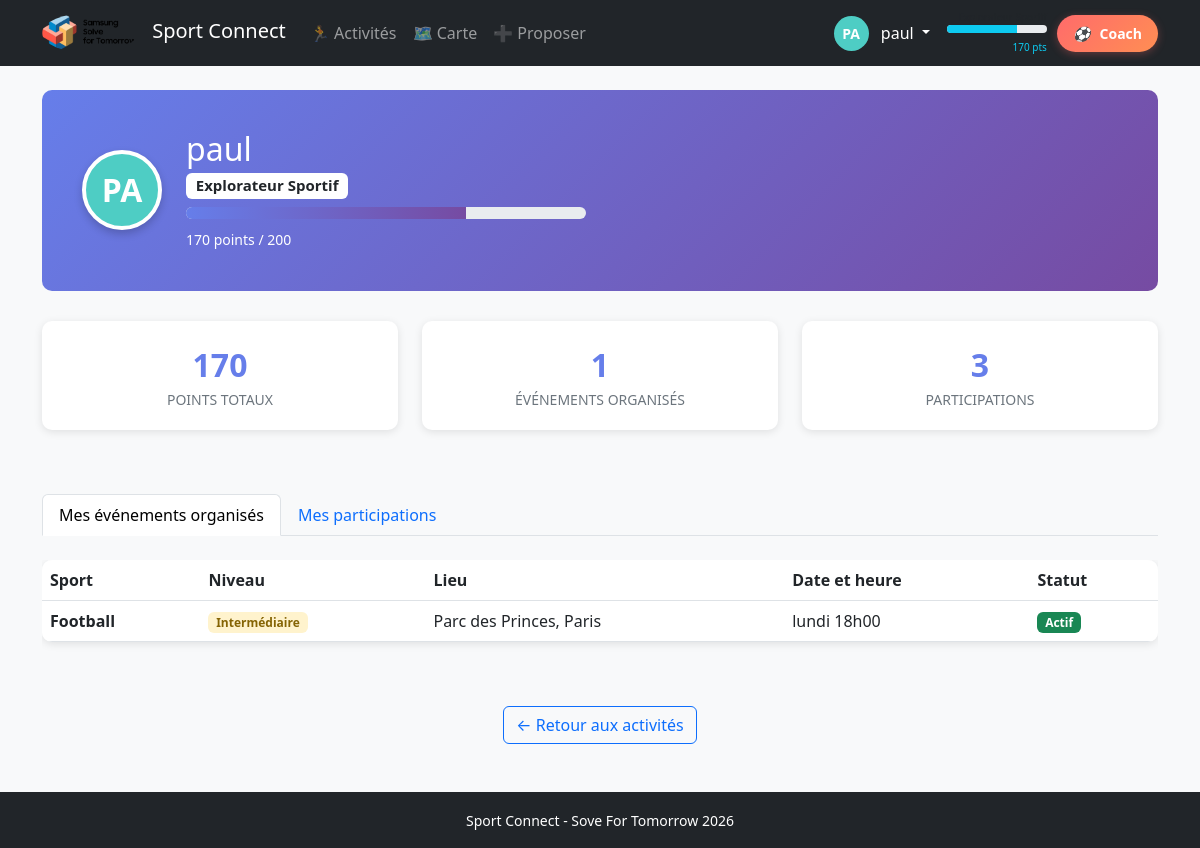
/profile (signed in), run on the app's committed database.
### tables this page shows
CREATE TABLE users (
                id INTEGER PRIMARY KEY AUTOINCREMENT,
                username TEXT UNIQUE NOT NULL,
                password_hash TEXT NOT NULL,
                email TEXT,
                created_at TIMESTAMP DEFAULT CURRENT_TIMESTAMP,
                points INTEGER DEFAULT 0,
                avatar_color TEXT DEFAULT '#6c757d'
            , is_admin INTEGER DEFAULT 0);

CREATE TABLE events
                 (id INTEGER PRIMARY KEY AUTOINCREMENT,
                  organisateur TEXT,
                  sport TEXT,
                  niveau TEXT,
                  lieu TEXT,
                  date_heure TEXT,
                  accessibilite TEXT, organizer_id INTEGER, created_at TIMESTAMP, is_cancelled BOOLEAN DEFAULT 0, latitude REAL, longitude REAL, transport_station TEXT, transport_lines TEXT, place_id INTEGER REFERENCES places(id), genre TEXT DEFAULT 'Mixte');

### app.py (the view)
@app.route('/profile')
@login_required
def profile():
    conn = sqlite3.connect('database.db')
    conn.row_factory = sqlite3.Row
    c = conn.cursor()
    c.execute("""
        SELECT * FROM events
        WHERE organizer_id = ?
        ORDER BY id DESC
    """, (current_user.id,))
    organized_events = c.fetchall()
    c.execute("""
        SELECT e.*, p.joined_at, p.points_awarded
        FROM participations p
        JOIN events e ON p.event_id = e.id
        WHERE p.user_id = ?
        ORDER BY p.joined_at DESC
    """, (current_user.id,))
    participated_events = c.fetchall()
    conn.close()
    return render_template('profile.html',
                         organized_events=organized_events,
                         participated_events=participated_events)

### app.py (called while the page is built)
@login_manager.user_loader
def load_user(user_id):
    return get_user_by_id(user_id)

### models.py (called while the page is built)
def get_user_by_id(user_id):
    conn = sqlite3.connect('database.db')
    conn.row_factory = sqlite3.Row
    c = conn.cursor()
    c.execute("SELECT * FROM users WHERE id = ?", (user_id,))
    user_data = c.fetchone()
    conn.close()
    if user_data:
        return User(
            id=user_data['id'],
            username=user_data['username'],
            email=user_data['email'],
            points=user_data['points'],
            avatar_color=user_data['avatar_color'],
            is_admin=bool(user_data['is_admin']) if 'is_admin' in user_data.keys() else False
        )
    return None

    def get_level_info(self):
        return get_level_info(self.points)

    def get_initials(self):
        if not self.username:
            return "?"
        parts = self.username.split()
        if len(parts) >= 2:
            return (parts[0][0] + parts[1][0]).upper()
        return self.username[:2].upper()

### templates/profile.html (shortened to what this page needs)
{% extends "base.html" %}
{% block content %}
<div class="profile-header">
    <div class="row align-items-center">
        <div class="col-auto">
            <div class="profile-avatar-large" style="background-color: {{ current_user.avatar_color }};">
                {{ current_user.get_initials() }}
            </div>
        </div>
        <div class="col">
            <h2 class="mb-1">{{ current_user.username }}</h2>
            {% set level_info = current_user.get_level_info() %}
            <h5 class="mb-2">
                <span class="badge bg-white text-dark">{{ level_info.name }}</span>
            </h5>
            <div class="progress progress-custom mb-2" style="max-width: 400px;">
                <div class="progress-bar progress-bar-custom"
                     role="progressbar"
                     style="width: {{ level_info.progress }}%;"
                     aria-valuenow="{{ level_info.progress }}"
                     aria-valuemin="0"
                     aria-valuemax="100">
                </div>
            </div>
            <small>{{ level_info.points }} points / {{ level_info.next_level }}</small>
        </div>
    </div>
</div>
<div class="row mb-5">
    <div class="col-md-4 mb-3">
        <div class="stat-card">
            <div class="stat-number">{{ current_user.points }}</div>
            <div class="stat-label">Points totaux</div>
        </div>
    </div>
    <div class="col-md-4 mb-3">
        <div class="stat-card">
            <div class="stat-number">{{ organized_events|length }}</div>
            <div class="stat-label">Événements organisés</div>
        </div>
    </div>
    <div class="col-md-4 mb-3">
        <div class="stat-card">
            <div class="stat-number">{{ participated_events|length }}</div>
            <div class="stat-label">Participations</div>
        </div>
    </div>
</div>
<ul class="nav nav-tabs mb-4" id="profileTabs" role="tablist">
    <li class="nav-item" role="presentation">
        <button class="nav-link active" id="organized-tab" data-bs-toggle="tab" data-bs-target="#organized" type="button" role="tab">
            Mes événements organisés
        </button>
    </li>
    <li class="nav-item" role="presentation">
        <button class="nav-link" id="participated-tab" data-bs-toggle="tab" data-bs-target="#participated" type="button" role="tab">
            Mes participations
        </button>
    </li>
</ul>
<div class="tab-content" id="profileTabsContent">
    <div class="tab-pane fade show active" id="organized" role="tabpanel">
        {% if organized_events %}
        <div class="table-responsive">
            <table class="table table-events">
                <thead>
                    <tr>
                        <th>Sport</th>
                        <th>Niveau</th>
                        <th>Lieu</th>
                        <th>Date et heure</th>
                        <th>Statut</th>
                    </tr>
                </thead>
                <tbody>
                    {% for event in organized_events %}
                    <tr>
                        <td><strong>{{ event.sport }}</strong></td>
                        <td>
                            <span class="badge
                                {% if event.niveau == 'Débutant' %}niveau-debutant
                                {% elif event.niveau == 'Intermédiaire' %}niveau-intermediaire
                                {% else %}niveau-expert{% endif %}">
                                {{ event.niveau }}
                            </span>
                        </td>
                        <td>{{ event.lieu }}</td>
                        <td>{{ event.date_heure }}</td>
                        <td>
                            {% if event.is_cancelled %}
                                <span class="badge bg-danger">Annulé</span>
                            {% else %}
                                <span class="badge bg-success">Actif</span>
                            {% endif %}
                        </td>
                    </tr>
                    {% endfor %}
                </tbody>
            </table>
        </div>
        {% endif %}
    </div>
</div>
<div class="text-center mt-5">
    <a href="{{ url_for('index') }}" class="btn btn-outline-primary">
        ← Retour aux activités
    </a>
</div>
{% endblock %}

### templates/base.html (shortened to what this page needs)
<!DOCTYPE html>
<html lang="fr">
<head>
    <link href="https://cdn.jsdelivr.net/npm/bootstrap@5.3.0/dist/css/bootstrap.min.css" rel="stylesheet">
    <link rel="stylesheet" href="{{ url_for('static', filename='style.css') }}">
</head>
<body class="bg-light">
    <nav class="navbar navbar-expand-lg navbar-dark bg-dark mb-4">
        <div class="container">
            <a class="navbar-brand" href="{{ url_for('index') }}">
                <img src="{{ url_for('static', filename='logo.png') }}" alt="Logo" class="rounded-circle" style="height: 40px; margin-right: 10px;">
                Sport Connect
            </a>
            {% if current_user.is_authenticated %}
            <div class="collapse navbar-collapse" id="navbarNav">
                <ul class="navbar-nav me-auto">
                    <li class="nav-item">
                        <a class="nav-link" href="{{ url_for('index') }}">
                            🏃 Activités
                        </a>
                    </li>
                    <li class="nav-item">
                        <a class="nav-link" href="{{ url_for('map_view') }}">
                            🗺️ Carte
                        </a>
                    </li>
                    <li class="nav-item">
                        <a class="nav-link" href="{{ url_for('add') }}">
                            ➕ Proposer
                        </a>
                    </li>
                </ul>
            </div>
            {% endif %}
            {% if current_user.is_authenticated %}
            <div class="d-flex align-items-center text-white ms-auto user-info-bar">
                <div class="dropdown">
                    <button class="btn btn-link text-white text-decoration-none dropdown-toggle p-0"
                            type="button"
                            id="userDropdown"
                            data-bs-toggle="dropdown"
                            aria-expanded="false">
                        <span class="avatar-circle me-1 me-md-2" style="background-color: {{ current_user.avatar_color }};">
                            {{ current_user.get_initials() }}
                        </span>
                        <span class="d-none d-md-inline">{{ current_user.username }}</span>
                    </button>
                </div>
                <div class="ms-2 ms-md-3 text-end d-none d-sm-block">
                    {% set level_info = current_user.get_level_info() %}
                    <small class="d-block text-muted" style="font-size: 10px;">{{ level_info.name }}</small>
                    <div class="progress" style="width: 100px; height: 8px;">
                        <div class="progress-bar bg-{{ level_info.color }}"
                             role="progressbar"
                             style="width: {{ level_info.progress }}%;"
                             aria-valuenow="{{ level_info.progress }}"
                             aria-valuemin="0"
                             aria-valuemax="100">
                        </div>
                    </div>
                    <small class="text-{{ level_info.color }}" style="font-size: 10px;">
                        <span id="user-points">{{ level_info.points }}</span> pts
                    </small>
                </div>
                <button id="chatbot-toggle" class="chatbot-toggle-btn" type="button" title="Coach Sport+ - Ton assistant sportif">
                    <i>⚽</i>
                    <span>Coach</span>
                </button>
            </div>
            {% endif %}
        </div>
    </nav>
    <div class="container">
        {% block content %}{% endblock %}
    </div>
    <footer class="mt-5 py-3 bg-dark text-white text-center">
        <div class="container">
            <small>Sport Connect - Sove For Tomorrow 2026</small>
        </div>
    </footer>
</body>
</html>

### static/style.css (style rules this page uses)
.avatar-circle { display: inline-flex; align-items: center; justify-content: center; width: 35px; height: 35px; border-radius: 50%; color: white; font-weight: bold; font-size: 14px; text-transform: uppercase; }
.profile-header { background: linear-gradient(135deg, #667eea 0%, #764ba2 100%); color: white; padding: 40px; border-radius: 10px; margin-bottom: 30px; }
.profile-avatar-large { width: 80px; height: 80px; border-radius: 50%; display: inline-flex; align-items: center; justify-content: center; font-size: 32px; font-weight: bold; color: white; border: 4px solid white; box-shadow: 0 4px 8px rgba(0,0,0,0.2); }
.stat-card { background-color: white; border-radius: 10px; padding: 20px; text-align: center; box-shadow: 0 2px 8px rgba(0,0,0,0.1); transition: transform 0.2s; }
.stat-number { font-size: 32px; font-weight: bold; color: #667eea; }
.stat-label { font-size: 14px; color: #6c757d; text-transform: uppercase; }
.progress-custom { height: 12px; border-radius: 10px; overflow: hidden; background-color: #e9ecef; }
.progress-bar-custom { background: linear-gradient(90deg, #667eea 0%, #764ba2 100%); transition: width 0.6s ease; }
.table-events { background-color: white; border-radius: 10px; overflow: hidden; box-shadow: 0 2px 8px rgba(0,0,0,0.1); }
.table-events thead { background-color: #f8f9fa; }
.niveau-intermediaire { background-color: #fff3cd; color: #856404; }
footer { margin-top: 80px; }
.chatbot-toggle-btn { position: relative; background: linear-gradient(135deg, #FF6B6B 0%, #FF8E53 100%); border: none; color: white; padding: 8px 16px; border-radius: 20px; font-size: 14px; font-weight: 600; transition: all 0.3s; box-shadow: 0 2px 8px rgba(255, 107, 107, 0.3); margin-left: 10px; }
.chatbot-toggle-btn i { margin-right: 6px; }

### data on the page
users: username "paul", points "170"
events: sport "Football", niveau "Intermédiaire", lieu "Parc des Princes, Paris", date_heure "lundi 18h00", is_cancelled "Actif"

### other printed values
{{ current_user.get_initials() }} "PA"
{{ level_info.points }} "170"
{{ level_info.name }} "Explorateur Sportif"
{{ level_info.next_level }} "200"
{{ organized_events|length }} "1"
{{ participated_events|length }} "3"
